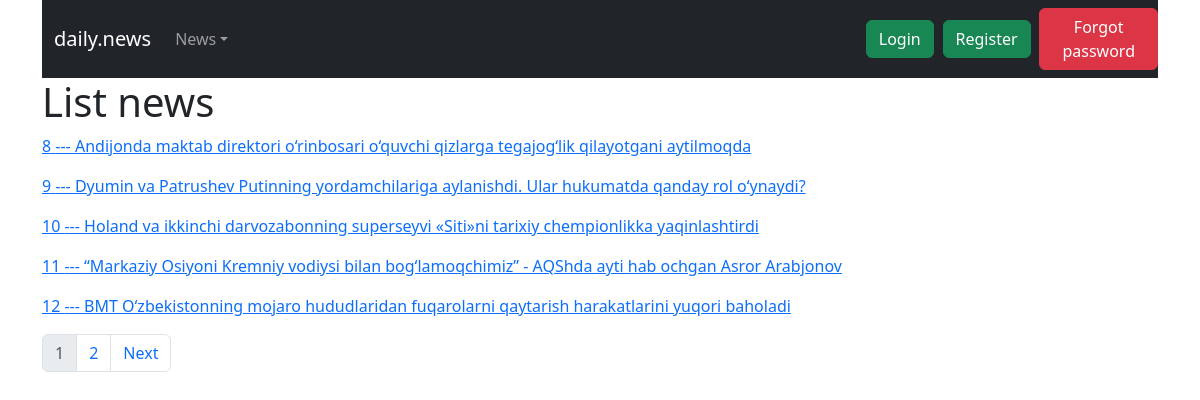
Page /news/ on the committed database.
### app_news/models.py (models this page shows, shortened)
class News(models.Model):
    news_title = models.CharField(max_length=255, unique=True)
    news_description = models.CharField(max_length=255)
    news_image = models.ImageField(upload_to='news/')
    news_content = models.TextField()
    news_category = models.ForeignKey(Category, on_delete=models.CASCADE)
    news_pub_date = models.DateTimeField(auto_now_add=True)
    news_author = models.ForeignKey(get_user_model(), on_delete=models.CASCADE)
    class Meta:
        verbose_name_plural = "News"
        db_table = 'news'

### app_news/views.py (the view)
# urls.py: path('', ListNewsView.as_view(), name='list_news'),
class ListNewsView(ListView):
    template_name = 'news/list_news.html'
    model = News
    paginate_by = 5

### templates/news/list_news.html (shortened to what this page needs)
{% extends 'base.html' %}
{% block content %}
	<h1>List news</h1>
    {% for news in news_list %}
    	<p>
            <a href="{% url 'show_news' news.pk %}">{{news.id}}  ---  {{ news.news_title }}</a>
        </p>
    {% endfor %}
    <ul class="pagination">
        {% for page in paginator %}
            {% if page.number == page_obj.number %}
                <li class="page-item"><a class="page-link disabled" disabled>{{ page.number }}</a></li>
            {% else %}
                <li class="page-item"><a class="page-link" href="{% url 'list_news' %}?page={{ page.number }}">{{ page.number }}</a></li>
            {% endif %}
        {% endfor %}
        {% if page_obj.has_next %}
            <li class="page-item"><a class="page-link" href="{% url 'list_news' %}?page={{ page_obj.next_page_number }}">Next</a></li>
        {% endif %}
    </ul>
{% endblock %}

### templates/base.html (shortened to what this page needs)
<!DOCTYPE html>
<html lang="en">
<head>
    <link href="https://cdn.jsdelivr.net/npm/bootstrap@5.3.3/dist/css/bootstrap.min.css" rel="stylesheet">
</head>
<body>
    <div class="container">
        <nav class="navbar navbar-expand-sm bg-dark navbar-dark">
  <div class="container-fluid">
    <a class="navbar-brand" href="#">daily.news</a>
    <div class="collapse navbar-collapse" id="collapsibleNavbar">
      <ul class="navbar-nav">
          <li class="nav-item dropdown">
              <a class="nav-link dropdown-toggle" href="#" role="button" data-bs-toggle="dropdown">News</a>
            </li>
      </ul>
    </div>
  </div>
            {% if user.is_authenticated %}
    	<div class="dropdown" style="text-align: right;">
          <button type="button" class="btn btn-success dropdown-toggle" data-bs-toggle="dropdown">
            {{ user.username }}
          </button>
          <ul class="dropdown-menu">
            <li><a class="btn btn-warning" href="{% url 'password_change' %}">Password change</a></li>
            <form method="post" action="{% url 'logout' %}">
                {% csrf_token %}
                <button type="submit" class="btn btn-info">logout</button>
            </form>
          </ul>
        </div>
    {% else %}
        <a href="{% url 'login' %}" class="btn btn-success">Login</a> |
        <a href="{% url 'register' %}" class="btn btn-success">Register</a> |
        <a href="{% url 'password_reset' %}" class="btn btn-danger">Forgot password</a>
    {% endif %}
</nav>
    {% block content %}
    {% endblock %}
    </div>
</body>
</html>

### rows in the picture
News: id "8", news_title "Andijonda maktab direktori o‘rinbosari o‘quvchi qizlarga tegajog‘lik qilayotgani aytilmoqda"
News: id "9", news_title "Dyumin va Patrushev Putinning yordamchilariga aylanishdi. Ular hukumatda qanday rol o‘ynaydi?"
News: id "10", news_title "Holand va ikkinchi darvozabonning superseyvi «Siti»ni tarixiy chempionlikka yaqinlashtirdi"
News: id "11", news_title "“Markaziy Osiyoni Kremniy vodiysi bilan bog‘lamoqchimiz” - AQShda ayti hab ochgan Asror Arabjonov"
News: id "12", news_title "BMT O‘zbekistonning mojaro hududlaridan fuqarolarni qaytarish harakatlarini yuqori baholadi"

### other values in the picture
{{ page.number }} "1"
{{ page.number }} "2"
